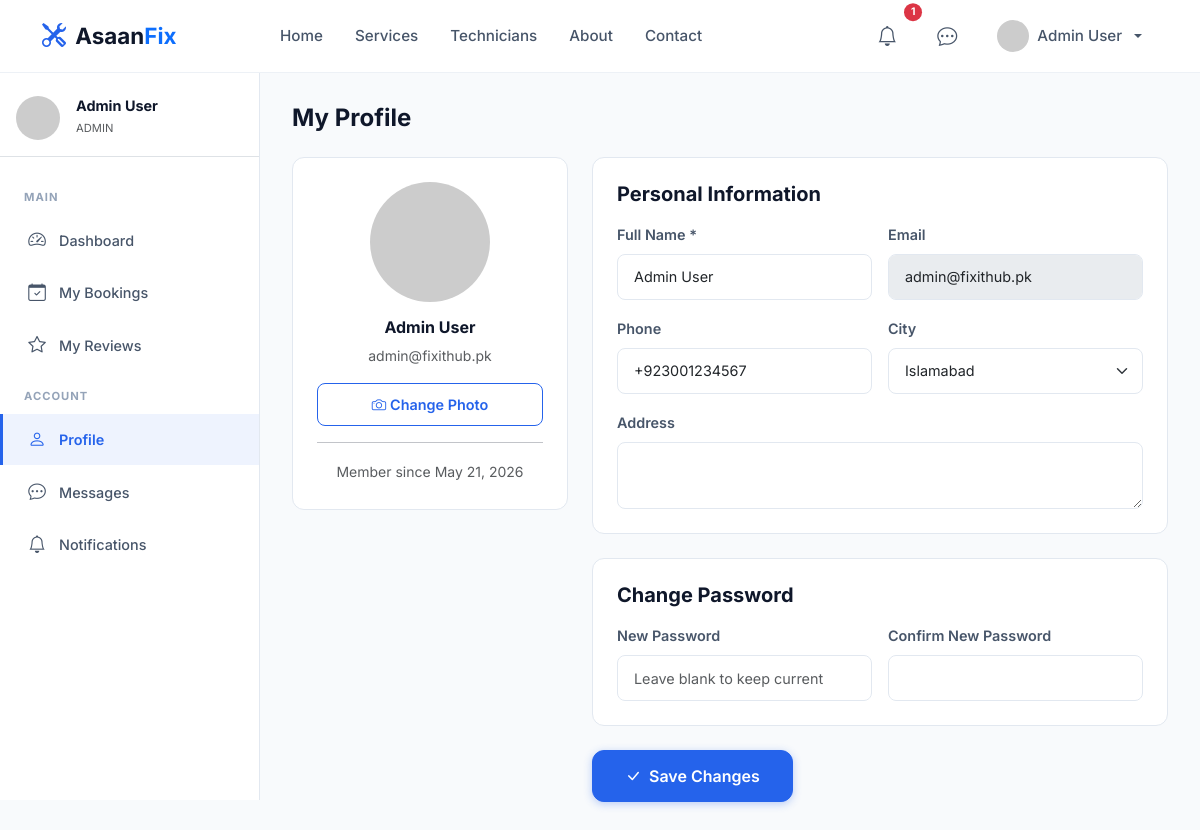
Screenshot of /user/profile.php (signed in) with the database file from the repository.
### tables this page shows
CREATE TABLE `users` (
    `id` INT UNSIGNED AUTO_INCREMENT PRIMARY KEY,
    `name` VARCHAR(100) NOT NULL,
    `email` VARCHAR(150) NOT NULL UNIQUE,
    `phone` VARCHAR(20) DEFAULT NULL,
    `password` VARCHAR(255) NOT NULL,
    `role` ENUM('user','technician','admin') NOT NULL DEFAULT 'user',
    `avatar` VARCHAR(255) DEFAULT 'default-avatar.png',
    `address` TEXT DEFAULT NULL,
    `city` VARCHAR(100) DEFAULT NULL,
    `is_active` TINYINT(1) NOT NULL DEFAULT 1,
    `email_verified_at` DATETIME DEFAULT NULL,
    `verification_token` VARCHAR(255) DEFAULT NULL,
    `reset_token` VARCHAR(255) DEFAULT NULL,
    `reset_token_expiry` DATETIME DEFAULT NULL,
    `last_login` DATETIME DEFAULT NULL,
    `created_at` DATETIME NOT NULL DEFAULT CURRENT_TIMESTAMP,
    `updated_at` DATETIME NOT NULL DEFAULT CURRENT_TIMESTAMP ON UPDATE CURRENT_TIMESTAMP,
    INDEX `idx_users_role` (`role`),
    INDEX `idx_users_city` (`city`)
);

### config/session.php (called while the page is built, shortened)
<?php
function isLoggedIn(): bool {
    return isset($_SESSION['user_id']) && !empty($_SESSION['user_id']);
}
function getCurrentUserId(): ?int {
    return $_SESSION['user_id'] ?? null;
}

### config/database.php (called while the page is built, shortened)
<?php
function getDB(): PDO {
    static $pdo = null;
    if ($pdo === null) {
        $dsn = "mysql:host=" . DB_HOST . ";dbname=" . DB_NAME . ";charset=" . DB_CHARSET;
        $options = [
            PDO::ATTR_ERRMODE            => PDO::ERRMODE_EXCEPTION,
            PDO::ATTR_DEFAULT_FETCH_MODE => PDO::FETCH_ASSOC,
            PDO::ATTR_EMULATE_PREPARES   => false,
            PDO::MYSQL_ATTR_INIT_COMMAND => "SET NAMES utf8mb4 COLLATE utf8mb4_unicode_ci"
        ];
        try {
            $pdo = new PDO($dsn, DB_USER, DB_PASS, $options);
        } catch (PDOException $e) {
            error_log("Database Connection Error: " . $e->getMessage());
            if (env('APP_DEBUG', false)) {
                die("Database Error: " . $e->getMessage());
            }
            die("Database connection failed. Please try again later.");
        }
    }
    return $pdo;
}

### includes/functions.php (called while the page is built, shortened)
<?php
require_once __DIR__ . '/../config/database.php';
require_once __DIR__ . '/../config/session.php';
function sanitize(string $input): string {
    return htmlspecialchars(trim($input), ENT_QUOTES, 'UTF-8');
}
function getAvatarUrl(?string $avatar = null, ?string $name = null): string {
    $displayName = $name ?? $_SESSION['user_name'] ?? 'User';
    $colors = ['2563EB','7C3AED','0891B2','059669','D97706','DC2626','4F46E5','0D9488'];
    $colorIndex = abs(crc32($displayName)) % count($colors);
    $bg = $colors[$colorIndex];
    return 'https://ui-avatars.com/api/?name=' . urlencode($displayName) . '&background=' . $bg . '&color=fff&size=200&font-size=0.4&bold=true';
}
function dbQueryOne(string $sql, array $params = []): ?array {
    $stmt = getDB()->prepare($sql);
    $stmt->execute($params);
    $result = $stmt->fetch();
    return $result ?: null;
}
function formatDate(string $date): string {
    return date('M d, Y', strtotime($date));
}

### includes/auth.php (called while the page is built, shortened)
<?php
require_once __DIR__ . '/functions.php';
function getCurrentUser(): ?array {
    return dbQueryOne("SELECT * FROM users WHERE id = ? AND is_active = 1", [getCurrentUserId()]);
}

### user/profile.php (the view, shortened to what this page needs)
<?php
require_once __DIR__ . '/../includes/auth.php';
$user = getCurrentUser();
require_once __DIR__ . '/../includes/header.php';
require_once __DIR__ . '/../includes/sidebar.php';
$cities = ['Islamabad','Rawalpindi','Lahore','Karachi','Faisalabad','Peshawar','Quetta','Multan','Sialkot','Gujranwala','Hyderabad'];
?>
<div class="dashboard-content">
    <h4 class="fw-bold mb-4">My Profile</h4>
    <form method="POST" enctype="multipart/form-data">
        <div class="row g-4">
            <div class="col-lg-4">
                <div class="card-custom p-4 text-center">
                    <img src="<?= getAvatarUrl($user['avatar'], $user['name'] ?? '') ?>" class="rounded-circle mb-3" width="120" height="120" style="object-fit:cover;" alt="">
                    <h6 class="fw-bold"><?= sanitize($user['name']) ?></h6>
                    <p class="text-muted small"><?= sanitize($user['email']) ?></p>
                    <label class="btn btn-outline-primary btn-sm w-100">
                        <i class="bi bi-camera me-1"></i>Change Photo
                    </label>
                    <hr>
                    <small class="text-muted">Member since <?= formatDate($user['created_at']) ?></small>
                </div>
            </div>
            <div class="col-lg-8">
                <div class="card-custom p-4 mb-4">
                    <h5 class="fw-bold mb-3">Personal Information</h5>
                    <div class="row g-3">
                        <div class="col-md-6">
                            <label class="form-label">Full Name *</label>
                            <input type="text" class="form-control" name="name" value="<?= sanitize($user['name']) ?>" required>
                        </div>
                        <div class="col-md-6">
                            <label class="form-label">Email</label>
                            <input type="email" class="form-control" value="<?= sanitize($user['email']) ?>" disabled>
                        </div>
                        <div class="col-md-6">
                            <label class="form-label">Phone</label>
                            <input type="tel" class="form-control" name="phone" value="<?= sanitize($user['phone'] ?? '') ?>">
                        </div>
                        <div class="col-md-6">
                            <label class="form-label">City</label>
                            <select class="form-select" name="city">
                                <?php foreach ($cities as $c): ?>
                                <option value="<?= $c ?>" <?= ($user['city'] ?? '') === $c ? 'selected' : '' ?>><?= $c ?></option>
                                <?php endforeach; ?>
                            </select>
                        </div>
                        <div class="col-12">
                            <label class="form-label">Address</label>
                            <textarea class="form-control" name="address" rows="2"><?= sanitize($user['address'] ?? '') ?></textarea>
                        </div>
                    </div>
                </div>
                <div class="card-custom p-4 mb-4">
                    <h5 class="fw-bold mb-3">Change Password</h5>
                    <div class="row g-3">
                        <div class="col-md-6">
                            <label class="form-label">New Password</label>
                            <input type="password" class="form-control" name="new_password" placeholder="Leave blank to keep current">
                        </div>
                        <div class="col-md-6">
                            <label class="form-label">Confirm New Password</label>
                            <input type="password" class="form-control" name="confirm_password">
                        </div>
                    </div>
                </div>
                <button type="submit" class="btn btn-primary btn-lg"><i class="bi bi-check-lg me-2"></i>Save Changes</button>
            </div>
        </div>
    </form>
</div>
<?php require_once __DIR__ . '/../includes/footer.php'; ?>

### assets/css/style.css (style rules this page uses)
:root { --primary: #2563EB; --primary-dark: #1D4ED8; --primary-light: #3B82F6; --primary-rgb: 37, 99, 235; --secondary: #0F172A; --accent: #F59E0B; --accent-light: #FBBF24; --success: #10B981; --danger: #EF4444; --warning: #F59E0B; --info: #06B6D4; --surface: #F8FAFC; --surface-2: #F1F5F9; --card: #FFFFFF; --border: #E2E8F0; --text: #0F172A; --text-secondary: #475569; --text-muted: #94A3B8; --shadow-sm: 0 1px 3px rgba(0,0,0,0.06); --shadow: 0 4px 16px rgba(0,0,0,0.08); --shadow-lg: 0 10px 40px rgba(0,0,0,0.12); --shadow-primary: 0 8px 30px rgba(37,99,235,0.25); --radius-sm: 8px; --radius: 12px; --radius-lg: 16px; --radius-xl: 24px; --transition: all 0.3s cubic-bezier(0.4, 0, 0.2, 1); --font: 'Inter', -apple-system, BlinkMacSystemFont, sans-serif; }
* { box-sizing: border-box; }
body { font-family: var(--font); color: var(--text); background: var(--surface); line-height: 1.6; -webkit-font-smoothing: antialiased; overflow-x: hidden; }
h1,h2,h3,h4,h5,h6 { font-weight: 700; line-height: 1.2; color: var(--secondary); }
img { max-width: 100%; height: auto; }
.btn { font-weight: 600; border-radius: var(--radius-sm); padding: 0.6rem 1.5rem; transition: var(--transition); font-size: 0.9rem; }
.btn-primary { background: var(--primary); border-color: var(--primary); box-shadow: 0 2px 8px rgba(var(--primary-rgb),0.3); }
.btn-outline-primary { color: var(--primary); border-color: var(--primary); }
.btn-lg { padding: 0.8rem 2rem; font-size: 1rem; border-radius: var(--radius); }
.card-custom { background: var(--card); border: 1px solid var(--border); border-radius: var(--radius); transition: var(--transition); overflow: hidden; }
.form-control, .form-select { border: 1px solid var(--border); border-radius: var(--radius-sm); padding: 0.7rem 1rem; font-size: 0.9rem; transition: var(--transition); }
.form-label { font-weight: 600; font-size: 0.9rem; color: var(--text-secondary); }
.dashboard-content { margin-left: 260px; padding: 2rem; min-height: calc(100vh - 72px); }

### rows the page displays
users: name "Admin User", email "admin@fixithub.pk", created_at "May 21, 2026", phone "+923001234567", city "Islamabad"

### other values shown
$notifCount "1"
$_SESSION['user_name'] "Admin User"
getCurrentUserRole() "ADMIN"
$section "MAIN"
$item['label'] "Dashboard"
$item['label'] "My Bookings"
$item['label'] "My Reviews"
$section "ACCOUNT"
$item['label'] "Profile"
$item['label'] "Messages"
$item['label'] "Notifications"
